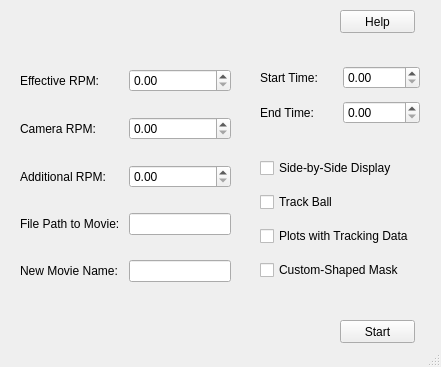
<?xml version="1.0" encoding="UTF-8"?>
<ui version="4.0">
 <class>MainWindow</class>
 <widget class="QMainWindow" name="MainWindow">
  <property name="geometry">
   <rect>
    <x>0</x>
    <y>0</y>
    <width>441</width>
    <height>367</height>
   </rect>
  </property>
  <property name="windowTitle">
   <string>MainWindow</string>
  </property>
  <widget class="QWidget" name="centralwidget">
   <widget class="QWidget" name="gridLayoutWidget">
    <property name="geometry">
     <rect>
      <x>20</x>
      <y>50</y>
      <width>211</width>
      <height>251</height>
     </rect>
    </property>
    <layout class="QGridLayout" name="gridLayout">
     <item row="0" column="0">
      <widget class="QLabel" name="label">
       <property name="text">
        <string>Effective RPM: </string>
       </property>
      </widget>
     </item>
     <item row="1" column="0">
      <widget class="QLabel" name="label_2">
       <property name="text">
        <string>Camera RPM: </string>
       </property>
      </widget>
     </item>
     <item row="4" column="0">
      <widget class="QLabel" name="label_5">
       <property name="text">
        <string>New Movie Name: </string>
       </property>
      </widget>
     </item>
     <item row="3" column="0">
      <widget class="QLabel" name="label_4">
       <property name="text">
        <string>File Path to Movie: </string>
       </property>
      </widget>
     </item>
     <item row="2" column="0">
      <widget class="QLabel" name="label_3">
       <property name="text">
        <string>Additional RPM: </string>
       </property>
      </widget>
     </item>
     <item row="0" column="1">
      <widget class="QDoubleSpinBox" name="doubleSpinBox"/>
     </item>
     <item row="1" column="1">
      <widget class="QDoubleSpinBox" name="doubleSpinBox_2"/>
     </item>
     <item row="2" column="1">
      <widget class="QDoubleSpinBox" name="doubleSpinBox_3"/>
     </item>
     <item row="3" column="1">
      <widget class="QLineEdit" name="lineEdit"/>
     </item>
     <item row="4" column="1">
      <widget class="QLineEdit" name="lineEdit_2"/>
     </item>
    </layout>
   </widget>
   <widget class="QWidget" name="gridLayoutWidget_2">
    <property name="geometry">
     <rect>
      <x>260</x>
      <y>60</y>
      <width>160</width>
      <height>71</height>
     </rect>
    </property>
    <layout class="QGridLayout" name="gridLayout_2">
     <item row="0" column="0">
      <widget class="QLabel" name="label_6">
       <property name="text">
        <string>Start Time: </string>
       </property>
      </widget>
     </item>
     <item row="1" column="0">
      <widget class="QLabel" name="label_7">
       <property name="text">
        <string>End Time: </string>
       </property>
      </widget>
     </item>
     <item row="0" column="1">
      <widget class="QDoubleSpinBox" name="doubleSpinBox_4"/>
     </item>
     <item row="1" column="1">
      <widget class="QDoubleSpinBox" name="doubleSpinBox_5"/>
     </item>
    </layout>
   </widget>
   <widget class="QWidget" name="gridLayoutWidget_3">
    <property name="geometry">
     <rect>
      <x>260</x>
      <y>150</y>
      <width>161</width>
      <height>141</height>
     </rect>
    </property>
    <layout class="QGridLayout" name="gridLayout_3">
     <item row="0" column="0">
      <widget class="QCheckBox" name="checkBox">
       <property name="text">
        <string>Side-by-Side Display</string>
       </property>
      </widget>
     </item>
     <item row="1" column="0">
      <widget class="QCheckBox" name="checkBox_2">
       <property name="text">
        <string>Track Ball</string>
       </property>
      </widget>
     </item>
     <item row="2" column="0">
      <widget class="QCheckBox" name="checkBox_3">
       <property name="text">
        <string>Plots with Tracking Data</string>
       </property>
      </widget>
     </item>
     <item row="3" column="0">
      <widget class="QCheckBox" name="checkBox_4">
       <property name="text">
        <string>Custom-Shaped Mask</string>
       </property>
      </widget>
     </item>
    </layout>
   </widget>
   <widget class="QPushButton" name="pushButton">
    <property name="geometry">
     <rect>
      <x>340</x>
      <y>10</y>
      <width>75</width>
      <height>23</height>
     </rect>
    </property>
    <property name="text">
     <string>Help</string>
    </property>
   </widget>
   <widget class="QPushButton" name="pushButton_2">
    <property name="geometry">
     <rect>
      <x>340</x>
      <y>320</y>
      <width>75</width>
      <height>23</height>
     </rect>
    </property>
    <property name="text">
     <string>Start</string>
    </property>
   </widget>
  </widget>
  <widget class="QStatusBar" name="statusbar"/>
 </widget>
 <resources/>
 <connections/>
</ui>
